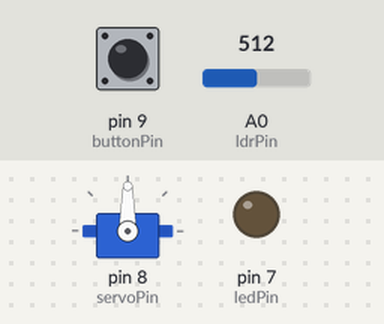
Bench run of a sketch on a simulated Arduino Uno, built with avr-gcc and run on an emulated ATmega328P. On the bench: servo, output pins drawn as LEDs (lit = HIGH). The inputs (shaded band) are chosen by the test bench; at power-on: pin 9 (buttonPin) LOW, A0 (ldrPin) = 512.

Above: at 1.2 s.
1.3 s: pin 9 (buttonPin) pulled HIGH for 0.15 s
At 4.2 s:
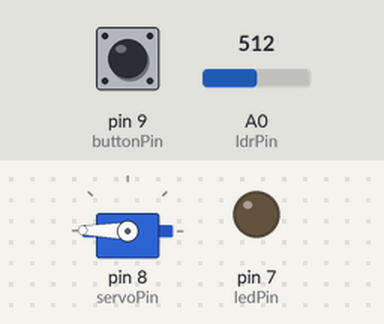
4.3 s: A0 (ldrPin) set to 789
5.8 s: A0 (ldrPin) set to 812
At 7.0 s:
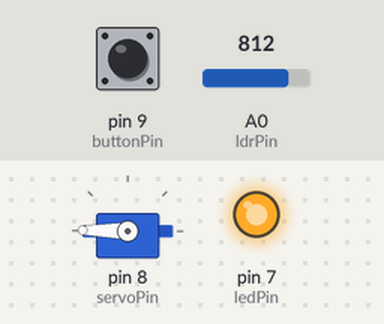
7.3 s: pin 9 (buttonPin) pulled HIGH for 1 s
At 9.45 s:
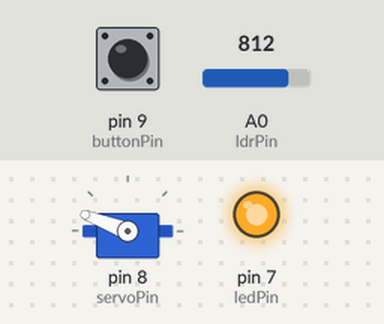
Timing chart, 0 to 23.0 s (numbered marks = the images above; inputs shaded):
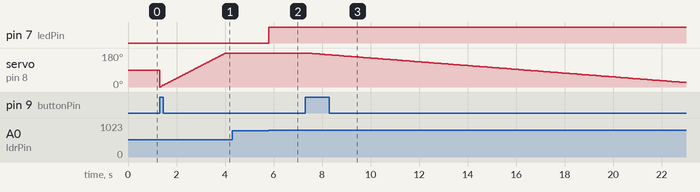

The sketch:

ProjetoIOT.ino
```cpp
#include <Servo.h>
 const int servoPin = 8;  // Servo pin
 const int buttonPin = 9;  // Pushbutton pin
 int buttonState = 0;
 int directionState = 0;
 Servo myservo;
 int pos = 0;
 int ledPin = 7; //Led no pino 7
int ldrPin = 0; //LDR no pino analígico 0
int ldrValor = 0; //Valor lido do LDR

void setup() {
   myservo.attach(servoPin);
   pinMode(buttonPin, INPUT);
   pinMode(ledPin,OUTPUT); //define a porta 7 como saída
   Serial.begin(9600); //Inicia a comunicação serial
 }

 void loop(){
   ///ler o valor do LDR
   ldrValor = analogRead(ldrPin); //O valor lido será entre 0 e 1023

   //se o valor lido for maior que 500, liga o led
   if (ldrValor>= 800) digitalWrite(ledPin,HIGH);
   // senão, apaga o led
   else digitalWrite(ledPin,LOW);

   buttonState = digitalRead(buttonPin);
   if (directionState == 0){
     if (buttonState == HIGH) {
       directionState = 1;
       for(pos = 0; pos < 180; pos += 1)
       {
         myservo.write(pos);
         delay(15);  // waits 15ms to reach the position
       }
     }

   } else if (directionState == 1) {
     if (buttonState == HIGH) {
       directionState = 0;

      for (pos = 180; pos>=1; pos -=1)
       {
         myservo.write(pos);
         delay(100);
       }
     }
   }
 }
```

Measured:
- the behaviour switches between 799 and 800 on A0 (ldrPin) (found by bisection; images 1 and 2)
- after the input at 4.3 s, every drawn part: stays the same
- after the input at 5.8 s, pin 7 (ledPin): LOW → HIGH at once
- after the input at 7.3 s, servo on pin 8 (servoPin): 179° → 180° at once, → 179° 0.10 s later, → 178° 0.10 s later, → 177° 0.10 s later, … (157 changes in this stretch)
